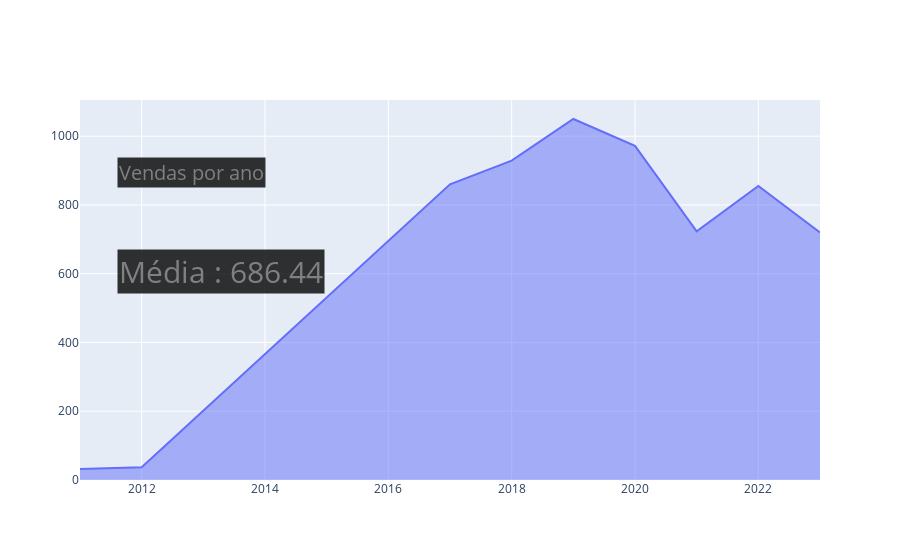

The cell this chart's notebook holds for it:
### Code cell
fig4.add_annotation(text='Vendas por ano',
                    xref="paper", yref="paper",
                    font=dict(
                        size=20,
                        color='gray'
                        ),
                    align="center", bgcolor="rgba(0,0,0,0.8)",
                    x=0.05,y=0.85, showarrow=False)
fig4.add_annotation(text=f"Média : {round(df4['Vendas'].mean(), 2)}",
                    xref="paper", yref="paper",
                    font=dict(
                        size=30,
                        color='gray'
                        ),
                    align="center", bgcolor="rgba(0,0,0,0.8)",
                    x=0.05, y=0.55, showarrow=False)

### Figure 1 — Plotly figure (JSON) as saved in the notebook; plotly's stock layout.template omitted (floating-point values rounded to 4 significant figures)
{"data": [{"fill": "tonexty", "mode": "lines", "type": "scatter", "x": [2011, 2012, 2017, 2018, 2019, 2020, 2021, 2022, 2023], "y": [32, 37, 860, 929, 1050, 972, 723, 855, 720]}], "layout": {"annotations": [{"align": "center", "bgcolor": "rgba(0,0,0,0.8)", "font": {"color": "gray", "size": 20}, "showarrow": false, "text": "Vendas por ano", "x": 0.05, "xref": "paper", "y": 0.85, "yref": "paper"}, {"align": "center", "bgcolor": "rgba(0,0,0,0.8)", "font": {"color": "gray", "size": 30}, "showarrow": false, "text": "Média : 686.44", "x": 0.05, "xref": "paper", "y": 0.55, "yref": "paper"}]}}
